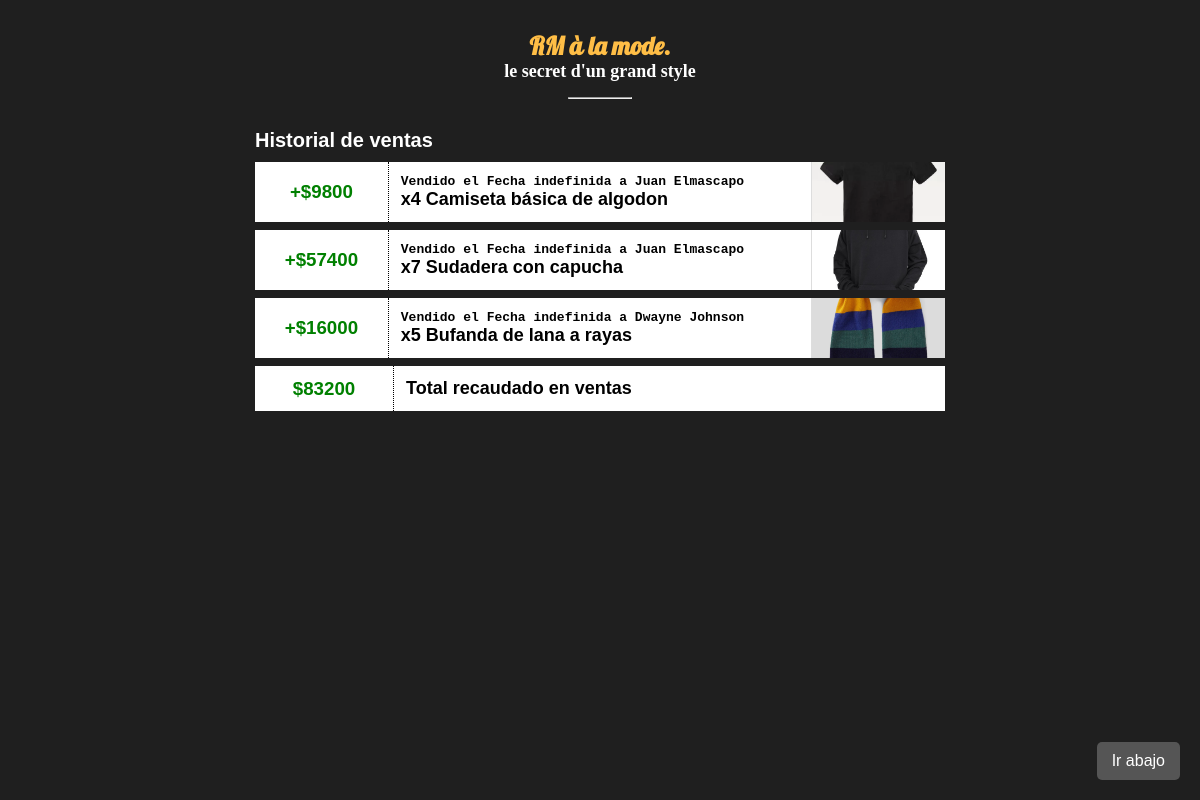
Page /ventas.php on the committed database.
### tables this page shows
CREATE TABLE `compras` (
  `id_compra` int(11) NOT NULL,
  `id_prenda` int(11) NOT NULL,
  `id_comprador` int(11) NOT NULL,
  `cantidad` int(11) NOT NULL,
  `total` float NOT NULL,
  `fecha` varchar(20) NOT NULL
);

CREATE TABLE `cuentas` (
  `user_id` int(11) NOT NULL,
  `nombre` varchar(32) NOT NULL,
  `pass` varchar(32) NOT NULL,
  `tipo` int(11) NOT NULL,
  `saldo` float NOT NULL
);

CREATE TABLE `prendas` (
  `id_prenda` int(11) NOT NULL,
  `nombre` varchar(200) NOT NULL,
  `precio` float NOT NULL,
  `imagen` varchar(500) NOT NULL,
  `detalles` varchar(1000) NOT NULL,
  `stock` int(11) NOT NULL
);

### ventas.php (the view, shortened to what this page needs)
<!DOCTYPE html>
<html lang="es">
<head>
  <link rel="stylesheet" href="CSS/styleHeader.css">
  <link rel="stylesheet" href="CSS/styleCompras.css">
  <link rel="stylesheet" href="CSS/styleVentas.css">
</head>
<body>
    <a id="botonBajar" href="#irAbajo">Ir abajo</a>
    <header>
        <h2>RM à la mode.</h2>
        <h3>le secret d'un grand style</h3>
        <hr class="logo_hr">
    </header>
    <section class="cajaCompras">
        <div class="titulo">
            <h1 id="tituloHistorial">Historial de ventas</h1>
        </div>
        <?php
        $totalVentas = 0.00;
        $conn = mysqli_connect("localhost", "root", "", "tienda_de_ropa");
        $sql = "SELECT MIN(id_compra) as min, MAX(id_compra) as max FROM compras;";
        $ejecutar = mysqli_query($conn, $sql);
        $datos = mysqli_fetch_array($ejecutar);
        $min = $datos['min'];
        $max = $datos['max'];
        $sql = "SELECT compras.id_compra, compras.id_prenda, compras.id_comprador, compras.cantidad, compras.total, compras.fecha, prendas.nombre, prendas.imagen, cuentas.nombre AS nombreUsuario FROM compras JOIN prendas ON compras.id_prenda = prendas.id_prenda JOIN cuentas ON compras.id_comprador = cuentas.user_id WHERE compras.id_compra BETWEEN $min AND $max;";
        $ejecutar = mysqli_query($conn, $sql);
      if (mysqli_num_rows($ejecutar) > 0) {
        while ($datos = mysqli_fetch_array($ejecutar)) {
            $totalVentas += $datos['total'];
            ?>
            <article class="cajaPrenda">
              <div class="prendaMonto">
                <h3><?php echo '+$'.$datos['total']; ?></h3>
              </div>
              <div class="prendaInfo">
                <h4><?php echo "Vendido el ".$datos['fecha']." a ".$datos['nombreUsuario']; ?></h4>
                <h2><?php echo 'x'.$datos['cantidad']." ".$datos['nombre']; ?></h2>
              </div>
              <div class="prendaIMG" style="background-image: url('<?php echo $datos['imagen']; ?>');">
              </div>
            </article>
          <?php
        }
      }
      else echo '<h5>No se han encontrado ventas.</h5>';
      ?>
      <article class="cajaPrenda">
        <div class="prendaMonto">
          <h3><?php echo '$'.$totalVentas; ?></h3>
        </div>
        <div class="prendaInfo">
          <h2 id="total">Total recaudado en ventas</h2>
        </div>
      </article>
    </section>
</body>
</html>

### CSS/styleHeader.css (style rules this page uses)
* { padding: 0; margin: 0; }
body { background-color: #1f1f1f; }
header { width: 250px; box-sizing: border-box; margin: 30px auto; }
header h2, header h3 { text-align: center; font-family: Cambria, Cochin, Georgia, Times, 'Times New Roman', serif; font-size: 18px; color: #ffbe46; width: 100%; }
header h3 { margin-bottom: 15px; color: #ffffff; }
header h2 { font-size: 25px; font-family: 'Lobster'; transition: 0.6s color ease-in-out; }
.logo_hr { width: 25%; margin: auto; animation: hr_anim; animation-duration: 2.5s; }

### CSS/styleCompras.css (style rules this page uses)
#botonBajar { position: fixed; bottom: 20px; right: 20px; z-index: 99; background-color: #555; color: #fff; padding: 10px 15px; text-decoration: none; border-radius: 5px; font-family: 'Gill Sans', 'Gill Sans MT', Calibri, 'Trebuchet MS', sans-serif; }
.cajaCompras { width: 60%; margin: 0 auto; padding: 15px; padding-bottom: 7px; padding-top: 0; box-sizing: border-box; border-radius: 10px; }
#tituloHistorial { color: rgb(255, 255, 255); font-family: 'Trebuchet MS', 'Lucida Sans Unicode', 'Lucida Grande', 'Lucida Sans', Arial, sans-serif; font-size: 20px; margin-bottom: 10px; }
.cajaPrenda { background-color: white; display: flex; border-bottom: 8px solid #1f1f1f; }
.prendaInfo { padding: 12px; width: 70%; }
.prendaInfo h4, .prendaInfo h3 { font-family: monospace; }
.prendaInfo h2 { font-size: 18px; font-family: 'Trebuchet MS', 'Lucida Sans Unicode', 'Lucida Grande', 'Lucida Sans', Arial, sans-serif; }
.prendaIMG { width: 30%; background-image: url(''); background-size: cover; background-position: center; background-repeat: no-repeat; border-left: 1px solid rgb(221, 221, 221); }

### CSS/styleVentas.css (style rules this page uses)
.prendaMonto { display: flex; justify-content: center; align-items: center; width: 20%; border-right: 1px dotted; }
.prendaInfo { width: 60%; }
.prendaIMG { width: 20%; }
.prendaMonto h3 { color: green; font-family: 'Gill Sans', 'Gill Sans MT', Calibri, 'Trebuchet MS', sans-serif; }

### rows in the picture
compras: total "9800", fecha "Fecha indefinida", cuentas.nombre "Juan Elmascapo", cantidad "4", id_prenda.nombre "Camiseta básica de algodon", id_prenda.imagen (picture)
compras: total "57400", fecha "Fecha indefinida", cuentas.nombre "Juan Elmascapo", cantidad "7", id_prenda.nombre "Sudadera con capucha", id_prenda.imagen (picture)
compras: total "16000", fecha "Fecha indefinida", cuentas.nombre "Dwayne Johnson", cantidad "5", id_prenda.nombre "Bufanda de lana a rayas", id_prenda.imagen (picture)

### other values in the picture
$totalVentas "83200"
